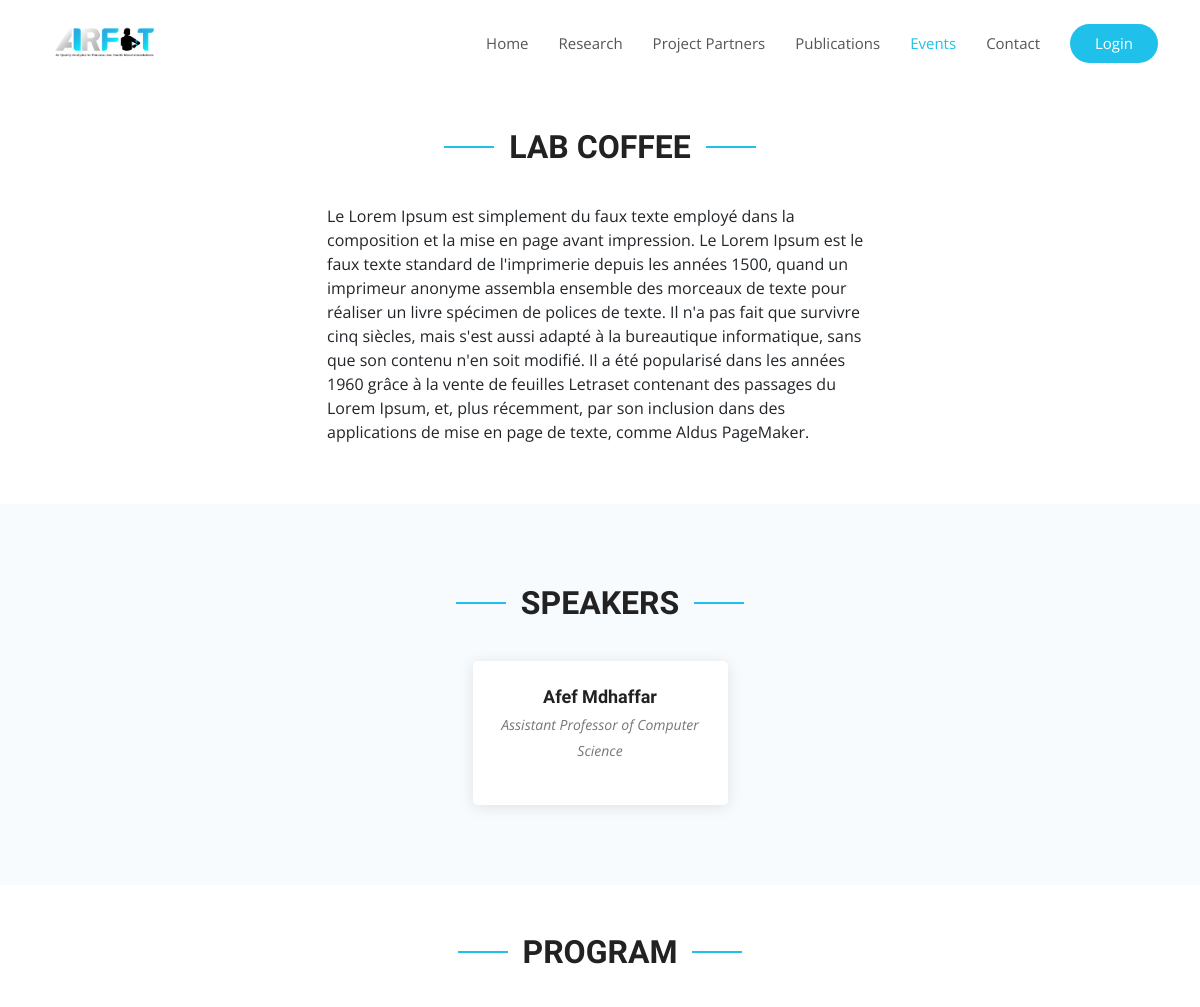
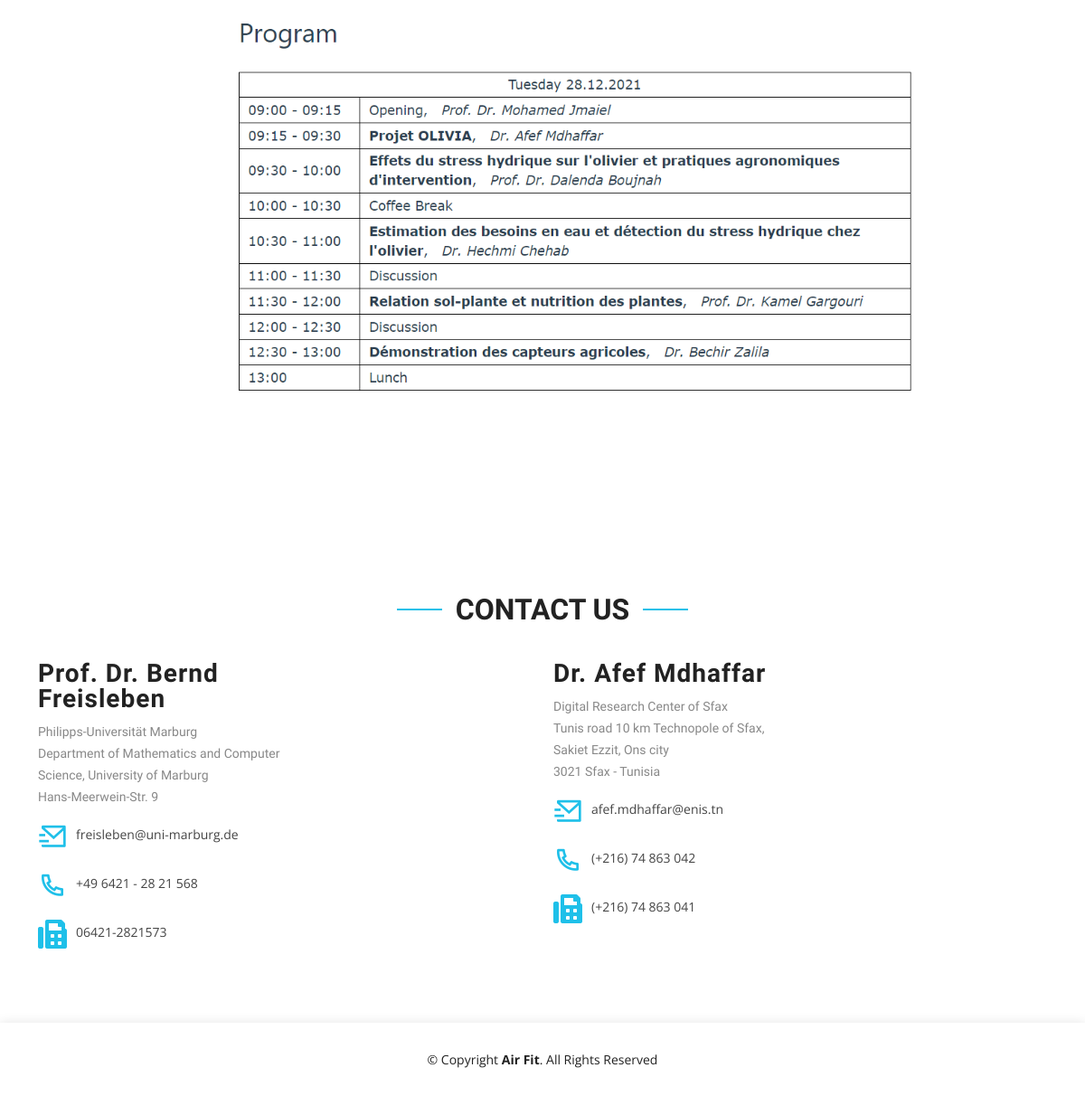
The app's page /event/10/ with its own data (2 pictures, top to bottom).
### events/models.py (models this page shows, shortened)
class Post(models.Model):
    title = models.CharField(max_length=200, unique=True)
    slug = models.SlugField(max_length=200, unique=True)
    author = models.ForeignKey(User, on_delete=models.CASCADE, related_name='blog_posts', null=True, blank=True)
    created_on = models.DateTimeField(auto_now_add=True)
    updated_on = models.DateTimeField(auto_now=True)
    presentation = models.TextField()
    event_date = models.DateField(null=True)
    program_image = models.ImageField(upload_to="event_program_images/", null=True, blank=True)
    status = models.IntegerField(choices=STATUS, default=0)
    class Meta:
        ordering = ['-created_on']

class Speaker(models.Model):
    post = models.ForeignKey(Post, on_delete=models.CASCADE, related_name='speakers')
    name = models.CharField(max_length=200)
    description = models.TextField(default='Default')

### events/views.py (the view)
# urls.py: path('event/<int:pk>/', views.PostDetail.as_view(), name='event_details'),
class PostDetail(generic.DetailView):
  model = Post
  template_name = 'main/event_details.html'

### events/templates/main/event_details.html (shortened to what this page needs)
<!DOCTYPE html>
<html lang="en">
  {% load static %}
<head>
  <link href="{% static 'vendor/aos/aos.css' %}" rel="stylesheet">
  <link href="{% static 'vendor/bootstrap/css/bootstrap.min.css' %}" rel="stylesheet">
  <link href="{% static 'vendor/bootstrap-icons/bootstrap-icons.css' %}" rel="stylesheet">
  <link href="{% static 'vendor/boxicons/css/boxicons.min.css' %}" rel="stylesheet">
  <link href="{% static 'vendor/glightbox/css/glightbox.min.css' %}" rel="stylesheet">
  <link href="{% static 'vendor/remixicon/remixicon.css' %}" rel="stylesheet">
  <link href="{% static 'vendor/swiper/swiper-bundle.min.css' %}" rel="stylesheet">
  <link href="{% static 'css/style.css' %}" rel="stylesheet">
  <link rel="stylesheet" href="https://cdnjs.cloudflare.com/ajax/libs/font-awesome/5.15.3/css/all.min.css">
</head>
<body>
  <header id="header" class="fixed-top d-flex align-items-center">
    <div class="container d-flex align-items-center justify-content-between">
      <div class="logo">
        <a href="{% url 'index'%}"><img src="{% static 'img/logo.png'%}" alt="" class="img-fluid"></a>
      </div>
      <nav id="navbar" class="navbar">
        <ul>
          <li><a class="nav-link  " href="{% url 'index'%}#hero">Home</a></li>
          <li><a class="nav-link " href="{% url 'index'%}#objectives">Research</a></li>
          <li><a class="nav-link " href="{% url 'index'%}#partners">Project Partners</a></li>
          <li><a class="nav-link  " href="{% url 'publications'%}">Publications</a></li>
          <li><a class="nav-link  active" href="{% url 'event'%}">Events</a></li>
          <li><a class="nav-link " href="#contact">Contact</a></li>
          {% if user.is_authenticated %}
        <li class="nav-item dropdown">
          <a class="getstarted nav-link dropdown-toggle text-white"  id="navbarDropdownMenuLink" role="button" data-toggle="dropdown" aria-haspopup="true" aria-expanded="false">
            {{ user.username }}
          </a>
          <div class="dropdown-menu mt-2 " aria-labelledby="navbarDropdownMenuLink">
            {% if user.is_superuser %}
            <a class="dropdown-item text-center" href="{% url 'admin' %}" >My space</a>
            {% else %}
            <a class="dropdown-item text-center" href="{% url 'researcher:index' %}">My space</a>
            {% endif %}
            <a class="dropdown-item text-center" href="{% url 'logout' %}">Logout</a>
          </div>
        </li>
        {% else %}
          <li><a class="getstarted scrollto" href="{% url 'login' %}">Login</a></li>
        {% endif %}
        </ul>
      </nav>
    </div>
  </header>
  <main id="main">
    <section class="d-flex align-items-center mt-5">
      <div class="container">
          <div class="row ">
              <div class="section-title" data-aos="fade-up">
                  <h2>{{post.title}}</h2>
                </div>
              <div class="card col-lg-6 mx-auto bg-transparent border-0"data-aos="fade-up">
                  <p class="card-text">{{post.presentation}}</p>
              </div>
          </div>
      </div>
  </section>
<section id="speaker" class="speaker section-bg">
  <div class="container">
    <div class="section-title" data-aos="fade-up">
      <h2>speakers</h2>
    </div>
    <div class="container">
      {% for speaker in post.speakers.all %}
      <div class="row justify-content-center">
        <div class="col-lg-3 col-md-6 text-center">
          <div class="member" data-aos="fade-up" data-aos-delay="100">
            <div class="member-info">
              <h4>{{ speaker.name }}</h4>
              <p>{{ speaker.description }}</p>
            </div>
          </div>
        </div>
      </div>
    {% endfor %}
    </div>
  </div>
</section>
<div class="container ">
  <div class="section-title mt-5" data-aos="fade-up">
    <h2>Program</h2>
  </div>
  <div class="row" data-aos="fade-up">
      <div class="col-lg-8 mx-auto">
          <img src="{{ post.program_image.url }}" alt="" class="img-fluid mx-auto " style="max-width: 800px;">
      </div>
  </div>
</div>
    <section id="event-details" class="event-details" >
    </section>
<section id="contact" class="contact">
  <div class="container">
    <div class="section-title" data-aos="fade-up">
      <h2>Contact Us</h2>
    </div>
    <div class="row">
    <div class="col">
      <div class="col-lg-6 col-md-6" data-aos="fade-up" data-aos-delay="100">
        <div class="contact-about">
          <h3 >Prof. Dr. Bernd Freisleben</h3>
          <p>Philipps-Universität Marburg <br>
            Department of Mathematics and Computer Science, University of Marburg <br>Hans-Meerwein-Str. 9</p>
        </div>
      </div>
      <div  class="col-lg-6 col-md-6" data-aos="fade-up" data-aos-delay="200">
        <div class="info">
          <div>
            <i class="ri-mail-send-line"></i>
            <p> freisleben@uni-marburg.de</p>
          </div>
          <div>
            <i class="ri-phone-line"></i>
            <p>+49 6421 - 28 21 568</p>
          </div>
          <div>
            <i class="fa fa-fax"></i>
            <p>06421-2821573</p>
          </div>
        </div>
      </div>
    </div>
    <div class="col">
      <div class="col-lg-6  col-md-6" data-aos="fade-up" data-aos-delay="100">
        <div class="contact-about">
          <h3 >Dr. Afef Mdhaffar</h3>
          <p>Digital Research Center of Sfax
            <br>Tunis road 10 km Technopole of Sfax, Sakiet Ezzit, Ons city <br>
            3021 Sfax - Tunisia </p>
        </div>
      </div>
      <div  class="col-lg-6 col-md-6" data-aos="fade-up" data-aos-delay="200">
        <div class="info">
          <div>
            <i class="ri-mail-send-line"></i>
            <p>afef.mdhaffar@enis.tn</p>
          </div>
          <div>
            <i class="ri-phone-line"></i>
            <p>(+216) 74 863 042</p>
          </div>
          <div>
            <i class="fa fa-fax"></i>
            <p>(+216) 74 863 041</p>
          </div>
        </div>
      </div>
    </div>
    </div>
  </div>
</section>
  </main>
  <footer id="footer">
    <div class="container">
      <div class="row d-flex align-items-center">
        <div class="col-lg-12 text-lg-left text-center">
          <div class="copyright">
            &copy; Copyright <strong>Air Fit</strong>. All Rights Reserved
          </div>
        </div>
      </div>
    </div>
  </footer>
<link href="https://unpkg.com/swiper/swiper-bundle.min.css" rel="stylesheet">
</body>
</html>

### events/static/css/style.css (style rules this page uses)
body { font-family: "Open Sans", sans-serif; color: #444444; }
a { color: #1FC0E9; text-decoration: none; }
h1, h2, h3, h4, h5, h6 { font-family: "Raleway", sans-serif; }
#header { z-index: 997; transition: all 0.5s; padding: 22px 0; background: #fff; }
#header .logo img { padding: 0; margin: 0; max-height: 40px; }
.navbar { padding: 0; }
.navbar ul { margin: 0; padding: 0; display: flex; list-style: none; align-items: center; }
.navbar li { position: relative; }
.navbar a, .navbar a:focus { display: flex; align-items: center; justify-content: space-between; padding: 10px 0 10px 30px; font-size: 15px; font-weight: 400; color: #555555; white-space: nowrap; transition: 0.3s; }
.navbar a:hover, .navbar .active, .navbar .active:focus, .navbar li:hover>a { color: #1FC0E9; }
.navbar .getstarted, .navbar .getstarted:focus { background: #1FC0E9; padding: 8px 25px; margin-left: 30px; border-radius: 50px; color: #fff; }
section { padding: 60px 0; overflow: hidden; }
.section-bg { background-color: #f7fbfe; }
.section-title { text-align: center; padding-bottom: 30px; margin-top: 20px; }
.section-title h2 { font-size: 32px; font-weight: bold; text-transform: uppercase; position: relative; color: #222222; }
.section-title h2::before, .section-title h2::after { content: ""; width: 50px; height: 2px; background: #1FC0E9; display: inline-block; }
.section-title h2::before { margin: 0 15px 10px 0; }
.section-title h2::after { margin: 0 0 10px 15px; }
.contact .contact-about h3 { font-size: 28px; margin: 0 0 10px 0; padding: 0; line-height: 1; font-weight: 700; letter-spacing: 1px; color: #222222; }
.contact .contact-about p { font-size: 14px; line-height: 24px; font-family: "Raleway", sans-serif; color: #888; }
.contact .info { color: #444444; }
.contact .info i { font-size: 32px; color: #1FC0E9; float: left; line-height: 1; }
.contact .info p { padding: 0 0 10px 42px; line-height: 28px; font-size: 14px; }
#footer { background: #fff; box-shadow: 0px 0px 12px 0px rgba(0, 0, 0, 0.1); padding: 30px 0; color: #222222; font-size: 14px; }
.speaker .member { margin-bottom: 20px; overflow: hidden; text-align: center; border-radius: 5px; background: #fff; box-shadow: 0px 2px 15px rgba(0, 0, 0, 0.1); }
.speaker .member .member-info { padding: 25px 15px; }
.speaker .member .member-info h4 { font-weight: 700; margin-bottom: 5px; font-size: 18px; color: #222222; }
.speaker .member .member-info p { font-style: italic; font-size: 14px; line-height: 26px; color: #777777; }

### records on screen
Post: title "LAB COFFEE", presentation "Le Lorem Ipsum est simplement du faux texte employé dans la composition et la mise en page avant impression. Le Lorem Ipsum est le faux texte standard de l'imprimerie depuis les années 1500, quand un imprimeur anonyme assembla ensemble des morceaux de texte pour réaliser un livre spécimen de polices de texte. Il n'a pas fait que survivre cinq siècles, mais s'est aussi adapté à la bureautique informatique, sans que son contenu n'en soit modifié. Il a été popularisé dans les années 1960 grâce à la vente de feuilles Letraset contenant des passages du Lorem Ipsum, et, plus récemment, par son inclusion dans des applications de mise en page de texte, comme Aldus PageMaker.", program_image (picture)
Speaker: name "Afef Mdhaffar", description "Assistant Professor of Computer Science"
